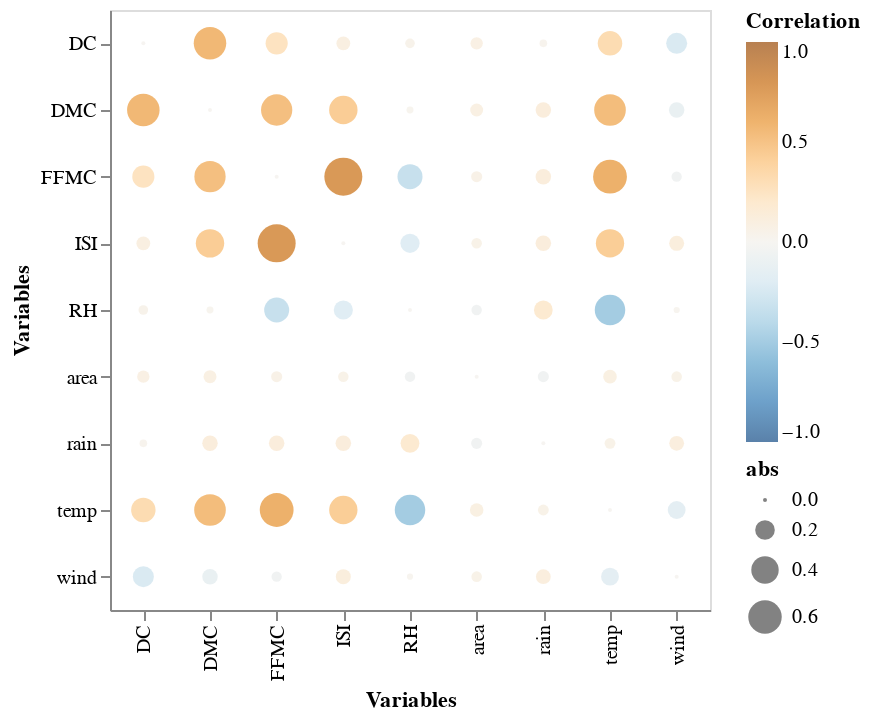

Notebook source saved alongside this figure:
### Code cell
train_df_numeric = cleaned_train_set.drop(["X", "Y", "month", "day"], axis=1)

corr_df = train_df_numeric.corr("spearman").stack().reset_index(name="corr")
corr_df.loc[corr_df["corr"] == 1, "corr"] = 0
corr_df["abs"] = corr_df["corr"].abs()

(
    alt.Chart(corr_df)
    .mark_circle()
    .encode(x = alt.X("level_0", title = "Variables"),
            y = alt.Y("level_1", title = "Variables"),
            size = "abs",
            color = alt.Color('corr',
                               scale = alt.Scale(scheme = 'blueorange',
                                                 domain = (-1, 1)),
                               title = "Correlation"))
).properties(
    width = 300,
    height = 300
)

### Figure 1 — Vega-Lite specification as saved in the notebook (floating-point values rounded to 4 significant figures)
{"$schema": "https://vega.github.io/schema/vega-lite/v4.8.1.json", "config": {"view": {"continuousHeight": 300, "continuousWidth": 400}}, "data": {"name": "data-5a7605d12e70f27ec1a27498590c80aa"}, "datasets": {"data-5a7605d12e70f27ec1a27498590c80aa": [{"abs": 0, "corr": 0, "level_0": "FFMC", "level_1": "FFMC"}, {"abs": 0.523, "corr": 0.523, "level_0": "FFMC", "level_1": "DMC"}, {"abs": 0.2575, "corr": 0.2575, "level_0": "FFMC", "level_1": "DC"}, {"abs": 0.776, "corr": 0.776, "level_0": "FFMC", "level_1": "ISI"}, {"abs": 0.613, "corr": 0.613, "level_0": "FFMC", "level_1": "temp"}, {"abs": 0.331, "corr": -0.331, "level_0": "FFMC", "level_1": "RH"}, {"abs": 0.04908, "corr": -0.04908, "level_0": "FFMC", "level_1": "wind"}, {"abs": 0.1218, "corr": 0.1218, "level_0": "FFMC", "level_1": "rain"}, {"abs": 0.05804, "corr": 0.05804, "level_0": "FFMC", "level_1": "area"}, {"abs": 0.523, "corr": 0.523, "level_0": "DMC", "level_1": "FFMC"}, {"abs": 0, "corr": 0, "level_0": "DMC", "level_1": "DMC"}, {"abs": 0.5664, "corr": 0.5664, "level_0": "DMC", "level_1": "DC"}, {"abs": 0.4299, "corr": 0.4299, "level_0": "DMC", "level_1": "ISI"}, {"abs": 0.536, "corr": 0.536, "level_0": "DMC", "level_1": "temp"}, {"abs": 0.01781, "corr": 0.01781, "level_0": "DMC", "level_1": "RH"}, {"abs": 0.121, "corr": -0.121, "level_0": "DMC", "level_1": "wind"}, {"abs": 0.121, "corr": 0.121, "level_0": "DMC", "level_1": "rain"}, {"abs": 0.08236, "corr": 0.08236, "level_0": "DMC", "level_1": "area"}, {"abs": 0.2575, "corr": 0.2575, "level_0": "DC", "level_1": "FFMC"}, {"abs": 0.5664, "corr": 0.5664, "level_0": "DC", "level_1": "DMC"}, {"abs": 0, "corr": 0, "level_0": "DC", "level_1": "DC"}, {"abs": 0.09494, "corr": 0.09494, "level_0": "DC", "level_1": "ISI"}, {"abs": 0.3167, "corr": 0.3167, "level_0": "DC", "level_1": "temp"}, {"abs": 0.04163, "corr": 0.04163, "level_0": "DC", "level_1": "RH"}, {"abs": 0.2318, "corr": -0.2318, "level_0": "DC", "level_1": "wind"}, {"abs": 0.02303, "corr": 0.02303, "level_0": "DC", "level_1": "rain"}, {"abs": 0.07454, "corr": 0.07454, "level_0": "DC", "level_1": "area"}, {"abs": 0.776, "corr": 0.776, "level_0": "ISI", "level_1": "FFMC"}, {"abs": 0.4299, "corr": 0.4299, "level_0": "ISI", "level_1": "DMC"}, {"abs": 0.09494, "corr": 0.09494, "level_0": "ISI", "level_1": "DC"}, {"abs": 0, "corr": 0, "level_0": "ISI", "level_1": "ISI"}, {"abs": 0.4264, "corr": 0.4264, "level_0": "ISI", "level_1": "temp"}, {"abs": 0.1909, "corr": -0.1909, "level_0": "ISI", "level_1": "RH"}, {"abs": 0.1133, "corr": 0.1133, "level_0": "ISI", "level_1": "wind"}, {"abs": 0.1228, "corr": 0.1228, "level_0": "ISI", "level_1": "rain"}, {"abs": 0.0511, "corr": 0.0511, "level_0": "ISI", "level_1": "area"}, {"abs": 0.613, "corr": 0.613, "level_0": "temp", "level_1": "FFMC"}, {"abs": 0.536, "corr": 0.536, "level_0": "temp", "level_1": "DMC"}, {"abs": 0.3167, "corr": 0.3167, "level_0": "temp", "level_1": "DC"}, {"abs": 0.4264, "corr": 0.4264, "level_0": "temp", "level_1": "ISI"}, {"abs": 0, "corr": 0, "level_0": "temp", "level_1": "temp"}, {"abs": 0.4962, "corr": -0.4962, "level_0": "temp", "level_1": "RH"}, {"abs": 0.1644, "corr": -0.1644, "level_0": "temp", "level_1": "wind"}, {"abs": 0.05498, "corr": 0.05498, "level_0": "temp", "level_1": "rain"}, {"abs": 0.09163, "corr": 0.09163, "level_0": "temp", "level_1": "area"}, {"abs": 0.331, "corr": -0.331, "level_0": "RH", "level_1": "FFMC"}, {"abs": 0.01781, "corr": 0.01781, "level_0": "RH", "level_1": "DMC"}, {"abs": 0.04163, "corr": 0.04163, "level_0": "RH", "level_1": "DC"}, {"abs": 0.1909, "corr": -0.1909, "level_0": "RH", "level_1": "ISI"}, {"abs": 0.4962, "corr": -0.4962, "level_0": "RH", "level_1": "temp"}, {"abs": 0, "corr": 0, "level_0": "RH", "level_1": "RH"}, {"abs": 0.01183, "corr": 0.01183, "level_0": "RH", "level_1": "wind"}, {"abs": 0.1828, "corr": 0.1828, "level_0": "RH", "level_1": "rain"}, {"abs": 0.05083, "corr": -0.05083, "level_0": "RH", "level_1": "area"}, {"abs": 0.04908, "corr": -0.04908, "level_0": "wind", "level_1": "FFMC"}, {"abs": 0.121, "corr": -0.121, "level_0": "wind", "level_1": "DMC"}, {"abs": 0.2318, "corr": -0.2318, "level_0": "wind", "level_1": "DC"}, {"abs": 0.1133, "corr": 0.1133, "level_0": "wind", "level_1": "ISI"}, {"abs": 0.1644, "corr": -0.1644, "level_0": "wind", "level_1": "temp"}, {"abs": 0.01183, "corr": 0.01183, "level_0": "wind", "level_1": "RH"}, {"abs": 0, "corr": 0, "level_0": "wind", "level_1": "wind"}, {"abs": 0.11, "corr": 0.11, "level_0": "wind", "level_1": "rain"}, {"abs": 0.05218, "corr": 0.05218, "level_0": "wind", "level_1": "area"}, {"abs": 0.1218, "corr": 0.1218, "level_0": "rain", "level_1": "FFMC"}, {"abs": 0.121, "corr": 0.121, "level_0": "rain", "level_1": "DMC"}, {"abs": 0.02303, "corr": 0.02303, "level_0": "rain", "level_1": "DC"}, {"abs": 0.1228, "corr": 0.1228, "level_0": "rain", "level_1": "ISI"}, {"abs": 0.05498, "corr": 0.05498, "level_0": "rain", "level_1": "temp"}, {"abs": 0.1828, "corr": 0.1828, "level_0": "rain", "level_1": "RH"}, {"abs": 0.11, "corr": 0.11, "level_0": "rain", "level_1": "wind"}, {"abs": 0, "corr": 0, "level_0": "rain", "level_1": "rain"}, {"abs": 0.05812, "corr": -0.05812, "level_0": "rain", "level_1": "area"}, {"abs": 0.05804, "corr": 0.05804, "level_0": "area", "level_1": "FFMC"}, {"abs": 0.08236, "corr": 0.08236, "level_0": "area", "level_1": "DMC"}, {"abs": 0.07454, "corr": 0.07454, "level_0": "area", "level_1": "DC"}, {"abs": 0.0511, "corr": 0.0511, "level_0": "area", "level_1": "ISI"}, {"abs": 0.09163, "corr": 0.09163, "level_0": "area", "level_1": "temp"}, {"abs": 0.05083, "corr": -0.05083, "level_0": "area", "level_1": "RH"}, {"abs": 0.05218, "corr": 0.05218, "level_0": "area", "level_1": "wind"}, {"abs": 0.05812, "corr": -0.05812, "level_0": "area", "level_1": "rain"}, {"abs": 0, "corr": 0, "level_0": "area", "level_1": "area"}]}, "encoding": {"color": {"field": "corr", "scale": {"domain": [-1, 1], "scheme": "blueorange"}, "title": "Correlation", "type": "quantitative"}, "size": {"field": "abs", "type": "quantitative"}, "x": {"field": "level_0", "title": "Variables", "type": "nominal"}, "y": {"field": "level_1", "title": "Variables", "type": "nominal"}}, "height": 300, "mark": "circle", "width": 300}
